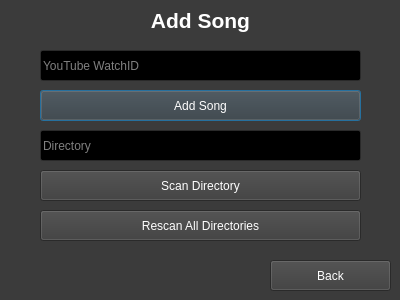
<?xml version="1.0" encoding="UTF-8"?>
<ui version="4.0">
 <class>addsongs</class>
 <widget class="QDialog" name="addsongs">
  <property name="geometry">
   <rect>
    <x>0</x>
    <y>0</y>
    <width>400</width>
    <height>300</height>
   </rect>
  </property>
  <property name="palette">
   <palette>
    <active>
     <colorrole role="WindowText">
      <brush brushstyle="SolidPattern">
       <color alpha="255">
        <red>255</red>
        <green>255</green>
        <blue>255</blue>
       </color>
      </brush>
     </colorrole>
     <colorrole role="Button">
      <brush brushstyle="SolidPattern">
       <color alpha="255">
        <red>59</red>
        <green>59</green>
        <blue>59</blue>
       </color>
      </brush>
     </colorrole>
     <colorrole role="Light">
      <brush brushstyle="SolidPattern">
       <color alpha="255">
        <red>88</red>
        <green>88</green>
        <blue>88</blue>
       </color>
      </brush>
     </colorrole>
     <colorrole role="Midlight">
      <brush brushstyle="SolidPattern">
       <color alpha="255">
        <red>73</red>
        <green>73</green>
        <blue>73</blue>
       </color>
      </brush>
     </colorrole>
     <colorrole role="Dark">
      <brush brushstyle="SolidPattern">
       <color alpha="255">
        <red>29</red>
        <green>29</green>
        <blue>29</blue>
       </color>
      </brush>
     </colorrole>
     <colorrole role="Mid">
      <brush brushstyle="SolidPattern">
       <color alpha="255">
        <red>39</red>
        <green>39</green>
        <blue>39</blue>
       </color>
      </brush>
     </colorrole>
     <colorrole role="Text">
      <brush brushstyle="SolidPattern">
       <color alpha="255">
        <red>255</red>
        <green>255</green>
        <blue>255</blue>
       </color>
      </brush>
     </colorrole>
     <colorrole role="BrightText">
      <brush brushstyle="SolidPattern">
       <color alpha="255">
        <red>255</red>
        <green>255</green>
        <blue>255</blue>
       </color>
      </brush>
     </colorrole>
     <colorrole role="ButtonText">
      <brush brushstyle="SolidPattern">
       <color alpha="255">
        <red>255</red>
        <green>255</green>
        <blue>255</blue>
       </color>
      </brush>
     </colorrole>
     <colorrole role="Base">
      <brush brushstyle="SolidPattern">
       <color alpha="255">
        <red>0</red>
        <green>0</green>
        <blue>0</blue>
       </color>
      </brush>
     </colorrole>
     <colorrole role="Window">
      <brush brushstyle="SolidPattern">
       <color alpha="255">
        <red>59</red>
        <green>59</green>
        <blue>59</blue>
       </color>
      </brush>
     </colorrole>
     <colorrole role="Shadow">
      <brush brushstyle="SolidPattern">
       <color alpha="255">
        <red>0</red>
        <green>0</green>
        <blue>0</blue>
       </color>
      </brush>
     </colorrole>
     <colorrole role="AlternateBase">
      <brush brushstyle="SolidPattern">
       <color alpha="255">
        <red>29</red>
        <green>29</green>
        <blue>29</blue>
       </color>
      </brush>
     </colorrole>
     <colorrole role="ToolTipBase">
      <brush brushstyle="SolidPattern">
       <color alpha="255">
        <red>255</red>
        <green>255</green>
        <blue>220</blue>
       </color>
      </brush>
     </colorrole>
     <colorrole role="ToolTipText">
      <brush brushstyle="SolidPattern">
       <color alpha="255">
        <red>0</red>
        <green>0</green>
        <blue>0</blue>
       </color>
      </brush>
     </colorrole>
    </active>
    <inactive>
     <colorrole role="WindowText">
      <brush brushstyle="SolidPattern">
       <color alpha="255">
        <red>255</red>
        <green>255</green>
        <blue>255</blue>
       </color>
      </brush>
     </colorrole>
     <colorrole role="Button">
      <brush brushstyle="SolidPattern">
       <color alpha="255">
        <red>59</red>
        <green>59</green>
        <blue>59</blue>
       </color>
      </brush>
     </colorrole>
     <colorrole role="Light">
      <brush brushstyle="SolidPattern">
       <color alpha="255">
        <red>88</red>
        <green>88</green>
        <blue>88</blue>
       </color>
      </brush>
     </colorrole>
     <colorrole role="Midlight">
      <brush brushstyle="SolidPattern">
       <color alpha="255">
        <red>73</red>
        <green>73</green>
        <blue>73</blue>
       </color>
      </brush>
     </colorrole>
     <colorrole role="Dark">
      <brush brushstyle="SolidPattern">
       <color alpha="255">
        <red>29</red>
        <green>29</green>
        <blue>29</blue>
       </color>
      </brush>
     </colorrole>
     <colorrole role="Mid">
      <brush brushstyle="SolidPattern">
       <color alpha="255">
        <red>39</red>
        <green>39</green>
        <blue>39</blue>
       </color>
      </brush>
     </colorrole>
     <colorrole role="Text">
      <brush brushstyle="SolidPattern">
       <color alpha="255">
        <red>255</red>
        <green>255</green>
        <blue>255</blue>
       </color>
      </brush>
     </colorrole>
     <colorrole role="BrightText">
      <brush brushstyle="SolidPattern">
       <color alpha="255">
        <red>255</red>
        <green>255</green>
        <blue>255</blue>
       </color>
      </brush>
     </colorrole>
     <colorrole role="ButtonText">
      <brush brushstyle="SolidPattern">
       <color alpha="255">
        <red>255</red>
        <green>255</green>
        <blue>255</blue>
       </color>
      </brush>
     </colorrole>
     <colorrole role="Base">
      <brush brushstyle="SolidPattern">
       <color alpha="255">
        <red>0</red>
        <green>0</green>
        <blue>0</blue>
       </color>
      </brush>
     </colorrole>
     <colorrole role="Window">
      <brush brushstyle="SolidPattern">
       <color alpha="255">
        <red>59</red>
        <green>59</green>
        <blue>59</blue>
       </color>
      </brush>
     </colorrole>
     <colorrole role="Shadow">
      <brush brushstyle="SolidPattern">
       <color alpha="255">
        <red>0</red>
        <green>0</green>
        <blue>0</blue>
       </color>
      </brush>
     </colorrole>
     <colorrole role="AlternateBase">
      <brush brushstyle="SolidPattern">
       <color alpha="255">
        <red>29</red>
        <green>29</green>
        <blue>29</blue>
       </color>
      </brush>
     </colorrole>
     <colorrole role="ToolTipBase">
      <brush brushstyle="SolidPattern">
       <color alpha="255">
        <red>255</red>
        <green>255</green>
        <blue>220</blue>
       </color>
      </brush>
     </colorrole>
     <colorrole role="ToolTipText">
      <brush brushstyle="SolidPattern">
       <color alpha="255">
        <red>0</red>
        <green>0</green>
        <blue>0</blue>
       </color>
      </brush>
     </colorrole>
    </inactive>
    <disabled>
     <colorrole role="WindowText">
      <brush brushstyle="SolidPattern">
       <color alpha="255">
        <red>29</red>
        <green>29</green>
        <blue>29</blue>
       </color>
      </brush>
     </colorrole>
     <colorrole role="Button">
      <brush brushstyle="SolidPattern">
       <color alpha="255">
        <red>59</red>
        <green>59</green>
        <blue>59</blue>
       </color>
      </brush>
     </colorrole>
     <colorrole role="Light">
      <brush brushstyle="SolidPattern">
       <color alpha="255">
        <red>88</red>
        <green>88</green>
        <blue>88</blue>
       </color>
      </brush>
     </colorrole>
     <colorrole role="Midlight">
      <brush brushstyle="SolidPattern">
       <color alpha="255">
        <red>73</red>
        <green>73</green>
        <blue>73</blue>
       </color>
      </brush>
     </colorrole>
     <colorrole role="Dark">
      <brush brushstyle="SolidPattern">
       <color alpha="255">
        <red>29</red>
        <green>29</green>
        <blue>29</blue>
       </color>
      </brush>
     </colorrole>
     <colorrole role="Mid">
      <brush brushstyle="SolidPattern">
       <color alpha="255">
        <red>39</red>
        <green>39</green>
        <blue>39</blue>
       </color>
      </brush>
     </colorrole>
     <colorrole role="Text">
      <brush brushstyle="SolidPattern">
       <color alpha="255">
        <red>29</red>
        <green>29</green>
        <blue>29</blue>
       </color>
      </brush>
     </colorrole>
     <colorrole role="BrightText">
      <brush brushstyle="SolidPattern">
       <color alpha="255">
        <red>255</red>
        <green>255</green>
        <blue>255</blue>
       </color>
      </brush>
     </colorrole>
     <colorrole role="ButtonText">
      <brush brushstyle="SolidPattern">
       <color alpha="255">
        <red>29</red>
        <green>29</green>
        <blue>29</blue>
       </color>
      </brush>
     </colorrole>
     <colorrole role="Base">
      <brush brushstyle="SolidPattern">
       <color alpha="255">
        <red>59</red>
        <green>59</green>
        <blue>59</blue>
       </color>
      </brush>
     </colorrole>
     <colorrole role="Window">
      <brush brushstyle="SolidPattern">
       <color alpha="255">
        <red>59</red>
        <green>59</green>
        <blue>59</blue>
       </color>
      </brush>
     </colorrole>
     <colorrole role="Shadow">
      <brush brushstyle="SolidPattern">
       <color alpha="255">
        <red>0</red>
        <green>0</green>
        <blue>0</blue>
       </color>
      </brush>
     </colorrole>
     <colorrole role="AlternateBase">
      <brush brushstyle="SolidPattern">
       <color alpha="255">
        <red>59</red>
        <green>59</green>
        <blue>59</blue>
       </color>
      </brush>
     </colorrole>
     <colorrole role="ToolTipBase">
      <brush brushstyle="SolidPattern">
       <color alpha="255">
        <red>255</red>
        <green>255</green>
        <blue>220</blue>
       </color>
      </brush>
     </colorrole>
     <colorrole role="ToolTipText">
      <brush brushstyle="SolidPattern">
       <color alpha="255">
        <red>0</red>
        <green>0</green>
        <blue>0</blue>
       </color>
      </brush>
     </colorrole>
    </disabled>
   </palette>
  </property>
  <property name="windowTitle">
   <string>Add Song</string>
  </property>
  <widget class="QPushButton" name="viewbutton">
   <property name="geometry">
    <rect>
     <x>40</x>
     <y>90</y>
     <width>321</width>
     <height>31</height>
    </rect>
   </property>
   <property name="styleSheet">
    <string notr="true">font: 14pt &quot;Verdana&quot;;</string>
   </property>
   <property name="text">
    <string>Add Song</string>
   </property>
  </widget>
  <widget class="QLabel" name="label">
   <property name="geometry">
    <rect>
     <x>0</x>
     <y>0</y>
     <width>401</width>
     <height>41</height>
    </rect>
   </property>
   <property name="text">
    <string>&lt;html&gt;&lt;head/&gt;&lt;body&gt;&lt;p align=&quot;center&quot;&gt;&lt;span style=&quot; font-size:16pt; font-weight:600;&quot;&gt;Add Song&lt;/span&gt;&lt;/p&gt;&lt;/body&gt;&lt;/html&gt;</string>
   </property>
  </widget>
  <widget class="QPushButton" name="backbutton">
   <property name="geometry">
    <rect>
     <x>270</x>
     <y>260</y>
     <width>121</width>
     <height>31</height>
    </rect>
   </property>
   <property name="styleSheet">
    <string notr="true">font: 14pt &quot;Verdana&quot;;</string>
   </property>
   <property name="text">
    <string>Back</string>
   </property>
  </widget>
  <widget class="QLineEdit" name="watchidbox">
   <property name="geometry">
    <rect>
     <x>40</x>
     <y>50</y>
     <width>321</width>
     <height>31</height>
    </rect>
   </property>
   <property name="styleSheet">
    <string notr="true">font: 14pt &quot;Verdana&quot;;</string>
   </property>
   <property name="text">
    <string/>
   </property>
   <property name="placeholderText">
    <string>YouTube WatchID</string>
   </property>
  </widget>
  <widget class="QPushButton" name="scanbutton">
   <property name="geometry">
    <rect>
     <x>40</x>
     <y>170</y>
     <width>321</width>
     <height>31</height>
    </rect>
   </property>
   <property name="styleSheet">
    <string notr="true">font: 14pt &quot;Verdana&quot;;</string>
   </property>
   <property name="text">
    <string>Scan Directory</string>
   </property>
  </widget>
  <widget class="QLineEdit" name="directorybox">
   <property name="geometry">
    <rect>
     <x>40</x>
     <y>130</y>
     <width>321</width>
     <height>31</height>
    </rect>
   </property>
   <property name="styleSheet">
    <string notr="true">font: 14pt &quot;Verdana&quot;;</string>
   </property>
   <property name="text">
    <string/>
   </property>
   <property name="placeholderText">
    <string>Directory</string>
   </property>
  </widget>
  <widget class="QPushButton" name="rescanbutton">
   <property name="geometry">
    <rect>
     <x>40</x>
     <y>210</y>
     <width>321</width>
     <height>31</height>
    </rect>
   </property>
   <property name="styleSheet">
    <string notr="true">font: 14pt &quot;Verdana&quot;;</string>
   </property>
   <property name="text">
    <string>Rescan All Directories</string>
   </property>
  </widget>
 </widget>
 <resources/>
 <connections>
  <connection>
   <sender>scanbutton</sender>
   <signal>clicked()</signal>
   <receiver>addsongs</receiver>
   <slot>add()</slot>
   <hints>
    <hint type="sourcelabel">
     <x>313</x>
     <y>195</y>
    </hint>
    <hint type="destinationlabel">
     <x>379</x>
     <y>139</y>
    </hint>
   </hints>
  </connection>
  <connection>
   <sender>viewbutton</sender>
   <signal>clicked()</signal>
   <receiver>addsongs</receiver>
   <slot>add()</slot>
   <hints>
    <hint type="sourcelabel">
     <x>66</x>
     <y>98</y>
    </hint>
    <hint type="destinationlabel">
     <x>26</x>
     <y>99</y>
    </hint>
   </hints>
  </connection>
  <connection>
   <sender>rescanbutton</sender>
   <signal>clicked()</signal>
   <receiver>addsongs</receiver>
   <slot>rescan()</slot>
   <hints>
    <hint type="sourcelabel">
     <x>168</x>
     <y>224</y>
    </hint>
    <hint type="destinationlabel">
     <x>134</x>
     <y>262</y>
    </hint>
   </hints>
  </connection>
  <connection>
   <sender>backbutton</sender>
   <signal>clicked()</signal>
   <receiver>addsongs</receiver>
   <slot>back()</slot>
   <hints>
    <hint type="sourcelabel">
     <x>325</x>
     <y>271</y>
    </hint>
    <hint type="destinationlabel">
     <x>231</x>
     <y>263</y>
    </hint>
   </hints>
  </connection>
 </connections>
 <slots>
  <slot>add()</slot>
  <slot>rescan()</slot>
  <slot>back()</slot>
 </slots>
</ui>
